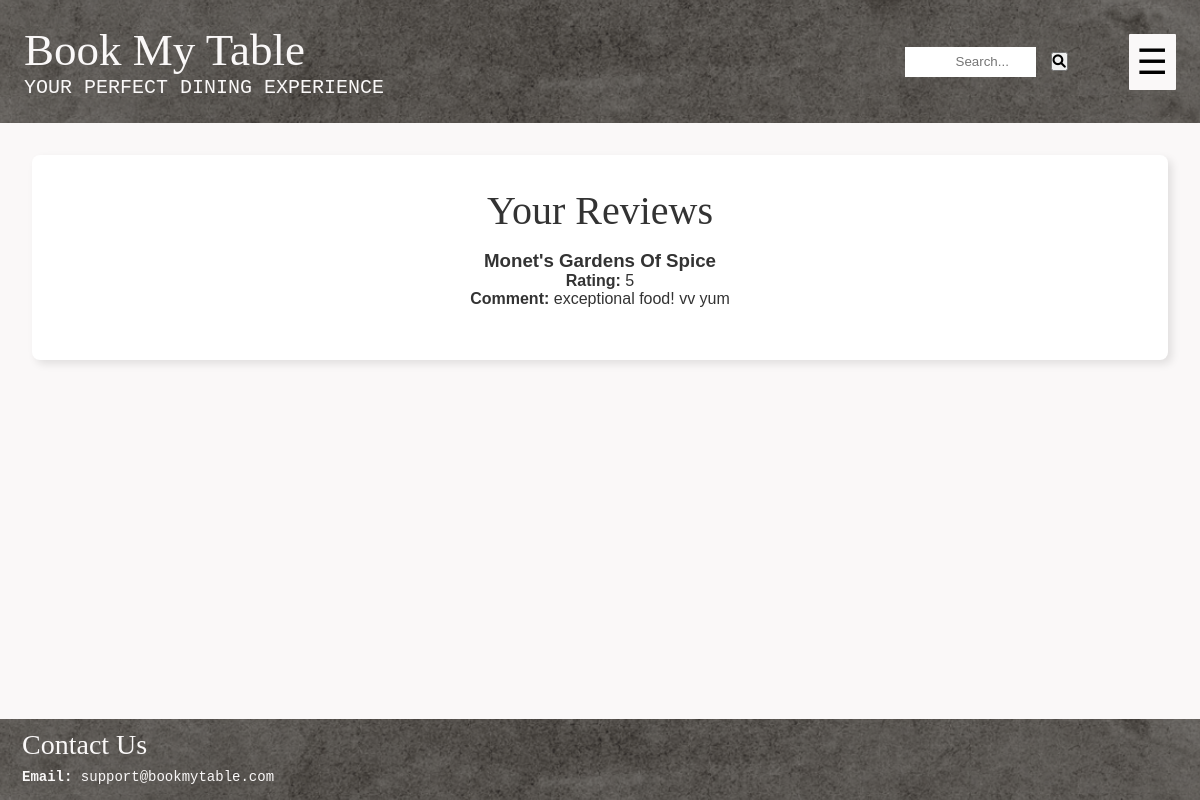
/my-review/ (signed in), run on an earlier commit of the app's database.
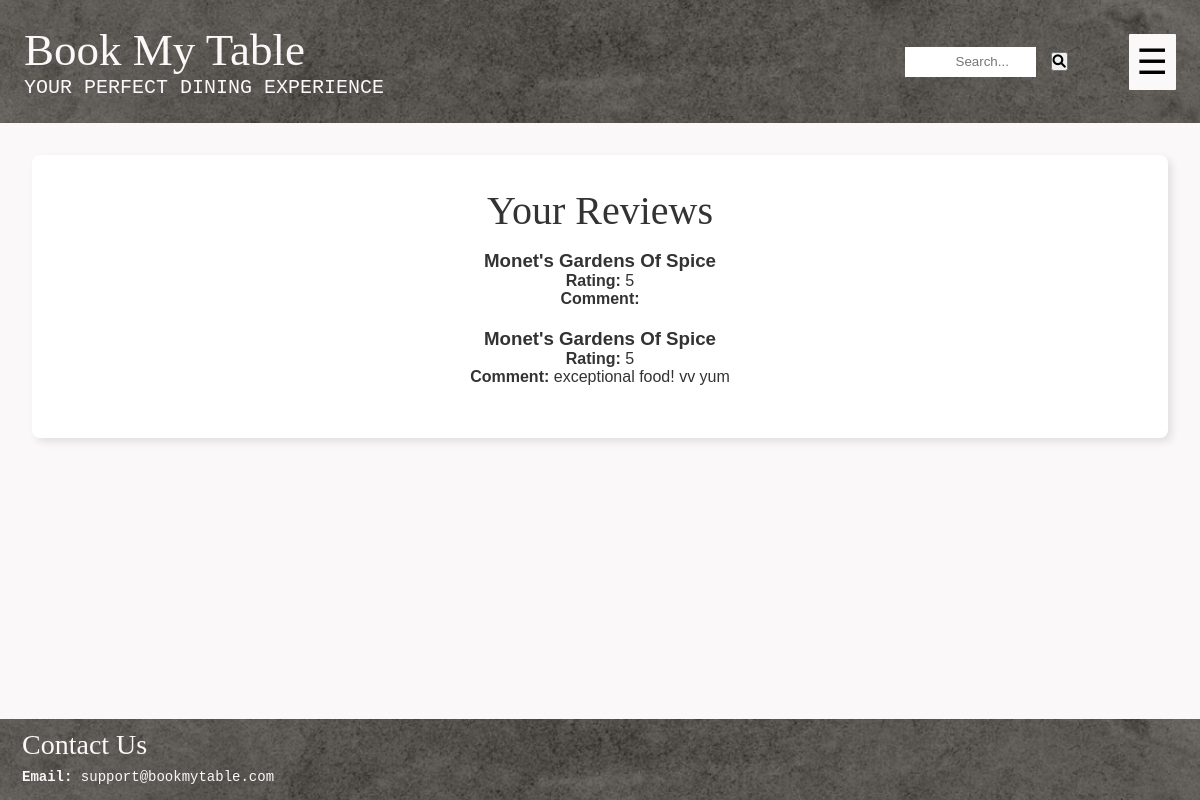
And on a later commit of the database.
### interactions/models.py (models this page shows, shortened)
class Review(models.Model):
    review_id = models.AutoField(primary_key=True)
    restaurant = models.ForeignKey(Restaurant, on_delete=models.CASCADE, related_name='reviews')
    user = models.ForeignKey(settings.AUTH_USER_MODEL, on_delete=models.CASCADE, related_name='reviews')
    rating = models.PositiveSmallIntegerField()
    comment = models.TextField(max_length=1000, blank=True)
    class Meta:
        unique_together = ('user', 'restaurant')       # A user can leave only one review per restaurant
        ordering = ['-review_id']

### restaurant/models.py (models this page shows, shortened)
class Restaurant(models.Model):
    R_ID = models.AutoField(primary_key=True)
    R_Name = models.CharField(max_length=100)
    owner = models.OneToOneField('users.Owner', on_delete=models.CASCADE, related_name='restaurant')
    R_EmailAddress = models.EmailField(unique=True)
    R_ContactNumber = models.CharField(unique = True, max_length=15)
    R_Address = models.TextField() # this will allow for multiple addresses too
    R_Description = models.TextField(blank=True, null=True) #can be left blank, will store NULL if no value exists
    R_CuisineTypes = models.CharField(max_length=100)
    R_ReservationCost = models.DecimalField(max_digits=10, decimal_places=2)
    R_OpenHours = models.CharField(max_length=100) # e.g "Mon-Fri: 9:00AM - 8PM"
    Rating = models.DecimalField(decimal_places=2, default=0.0, max_digits=100)
    NetRevenue = models.DecimalField(max_digits=15, decimal_places=2, default=0.0)

### users/views.py (the view)
# urls.py: path('my-review/', views.my_review, name='my_review'),
def my_review(request):
    user = request.user  # Get the currently logged-in user
    if user.is_customer:
        reviews = Review.objects.filter(user=user)
    elif user.is_owner:
        reviews = Review.objects.filter(restaurant__owner=user)
    return render(request, 'users/my_review.html', {'reviews': reviews})

### users/templates/users/my_review.html (shortened to what this page needs)
{% extends "layout.html" %}
{% block content %}
<div class="container">
    <h2 class="card-heading text-center">Your Reviews</h2>
    {% if reviews %}
        <ul class="list-group">
            {% for review in reviews %}
                <li class="list-group-item d-flex flex-column align-items-start">
                    <h3>{{ review.restaurant.R_Name }}</h3>
                    <p><strong>Rating:</strong> {{ review.rating }}</p>
                    <p><strong>Comment:</strong> {{ review.comment }}</p>
                </li>
            {% endfor %}
        </ul>
    {% else %}
        <p class="alert alert-info">You have not written any reviews yet.</p>
    {% endif %}
</div>
{% endblock %}

What changed in the data, as far as the page shows it:
added Review: restaurant.R_Name "Monet's Gardens Of Spice", rating "5"
